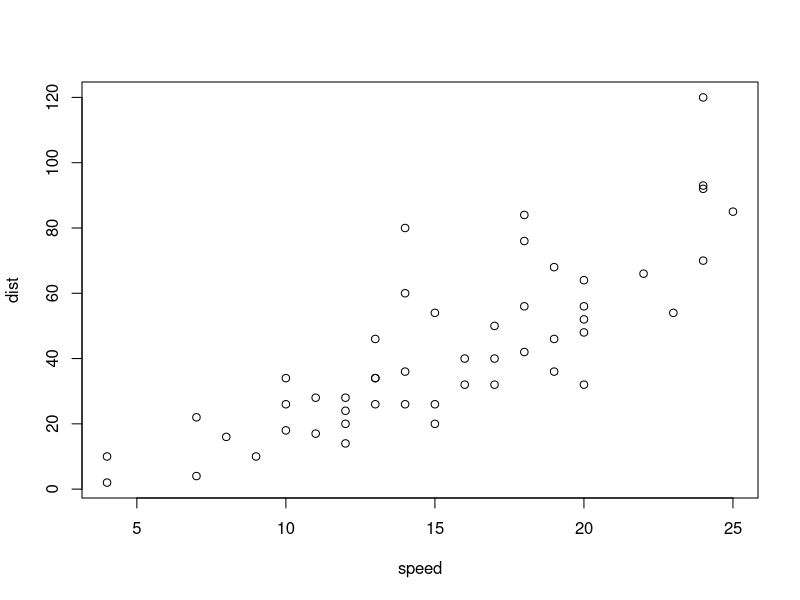
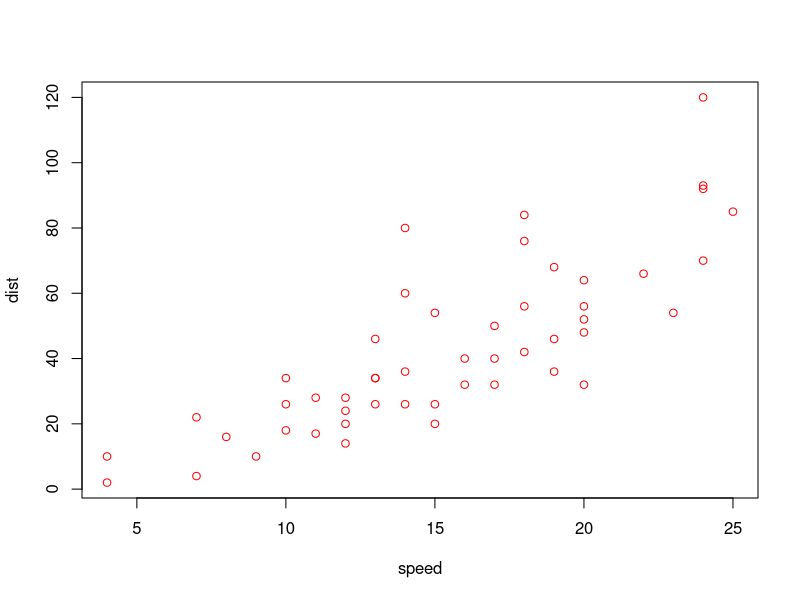
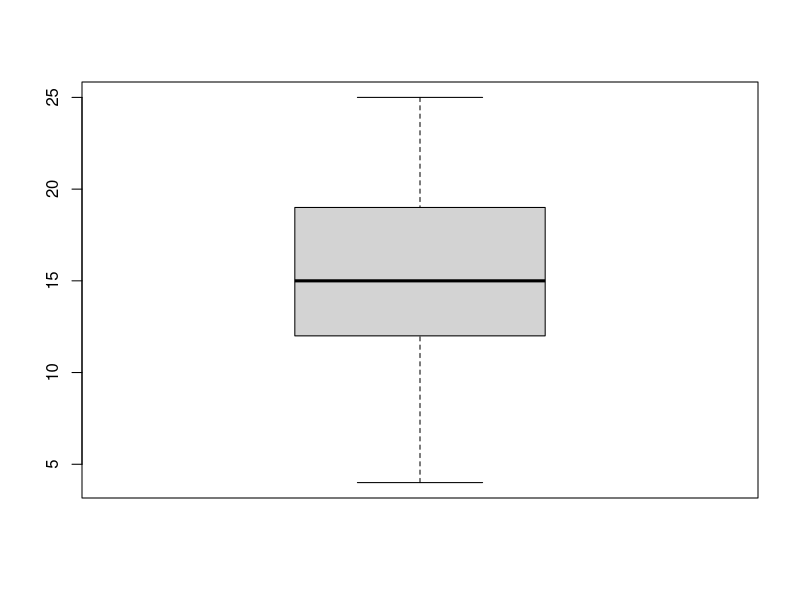

Source code (R) for these figures, in order:
## ---- chunk 1
data(cars)

plot(cars)
## ---- chunk 2
plot(cars, col="red")
## ---- chunk 3
boxplot(cars$speed)
